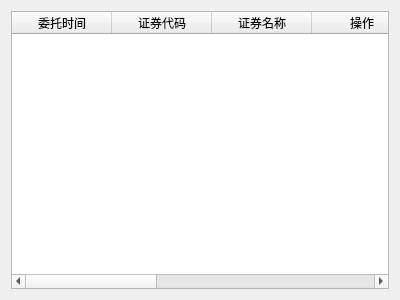
<?xml version="1.0" encoding="UTF-8"?>
<ui version="4.0">
 <class>GuiOrderInsert</class>
 <widget class="QWidget" name="GuiOrderInsert">
  <property name="geometry">
   <rect>
    <x>0</x>
    <y>0</y>
    <width>400</width>
    <height>300</height>
   </rect>
  </property>
  <property name="windowTitle">
   <string>Form</string>
  </property>
  <layout class="QVBoxLayout" name="verticalLayout">
   <item>
    <widget class="QTableWidget" name="orderTable">
     <property name="editTriggers">
      <set>QAbstractItemView::NoEditTriggers</set>
     </property>
     <property name="sortingEnabled">
      <bool>true</bool>
     </property>
     <property name="cornerButtonEnabled">
      <bool>false</bool>
     </property>
     <attribute name="verticalHeaderVisible">
      <bool>false</bool>
     </attribute>
     <column>
      <property name="text">
       <string>委托时间</string>
      </property>
     </column>
     <column>
      <property name="text">
       <string>证券代码</string>
      </property>
     </column>
     <column>
      <property name="text">
       <string>证券名称</string>
      </property>
     </column>
     <column>
      <property name="text">
       <string>操作</string>
      </property>
     </column>
     <column>
      <property name="text">
       <string>委托数量</string>
      </property>
     </column>
     <column>
      <property name="text">
       <string>成交数量</string>
      </property>
     </column>
     <column>
      <property name="text">
       <string>撤销数量</string>
      </property>
     </column>
     <column>
      <property name="text">
       <string>委托价格</string>
      </property>
     </column>
    </widget>
   </item>
  </layout>
 </widget>
 <resources/>
 <connections/>
</ui>
